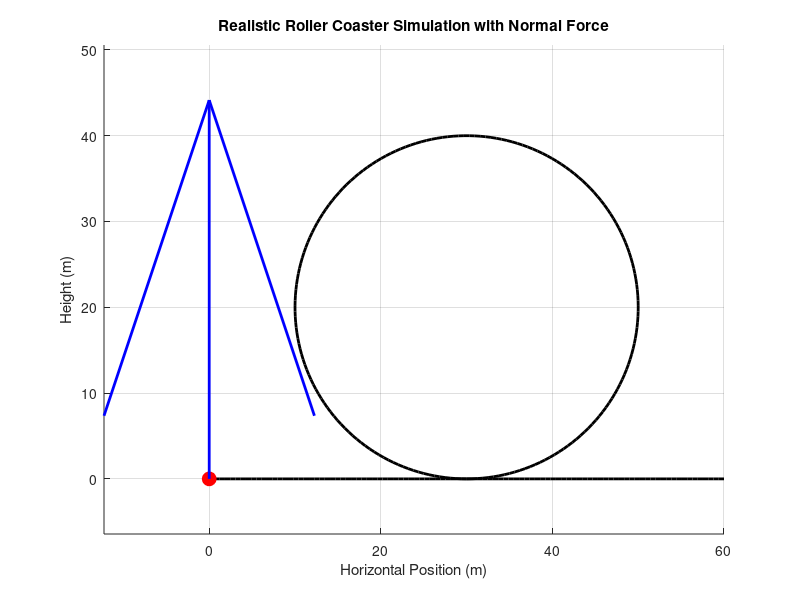

MATLAB code to generate this figure: (Note: this script raises an error after producing the figure.)
clc;
clear;
close all;

% Parameters
g = 9.81; % Gravitational acceleration (m/s^2)
r = 20; % Radius of the loop (m)
ho = 50; % Initial height of the drop (m)
vo = sqrt(2 * g * ho); % Initial velocity at the bottom (m/s)
m = 100; % Mass of the moving body (kg)

flat_length = 30; % Length of flat track before and after the loop
theta_loop = linspace(0, 2*pi, 200); % Loop angles in radians
theta_flat_before = linspace(-pi/2, 0, 50); % Flat track before loop mapped to angles
theta_flat_after = linspace(2*pi, 2.5*pi, 50); % Flat track after loop mapped to angles

% Geometry of the flat track, loop, and exit
x_flat_before = linspace(0, flat_length, 50); % Flat track x-coordinates
h_flat_before = zeros(size(x_flat_before)); % Flat track height (y = 0)

x_loop = flat_length + r * sin(theta_loop); % Loop x-coordinates
h_loop = r * (1 - cos(theta_loop)); % Heights of the loop

x_flat_after = linspace(x_loop(end), x_loop(end) + flat_length, 50); % Exit flat track x-coordinates
h_flat_after = zeros(size(x_flat_after)); % Flat track height (y = 0)

% Combine all segments
x_track = [x_flat_before, x_loop, x_flat_after];
h_track = [h_flat_before, h_loop, h_flat_after];
theta = [theta_flat_before, theta_loop, theta_flat_after]; % Full angular range

% Velocity calculation
h = [h_flat_before, h_loop, h_flat_after]; % Combined height profile
v = sqrt(2 * g * (ho - h)); % Velocity as a function of height
v_change = diff(v); % Change in velocity at each step

% G-force calculation
G_flat = ones(size(h_flat_before)); % G-force on flat track (1g)
G_loop = (v(length(h_flat_before)+1:length(h_flat_before)+length(h_loop)).^2) / (r * g) + cos(theta_loop); % G-force in loop
G_after = ones(size(h_flat_after)); % G-force on exit flat track (1g)
G = [G_flat, G_loop, G_after]; % Combine G-forces

% Normal Force Calculation
Fn = m * (v.^2 / r + g * cos(theta));

% Time calculation
dt = 0.05; % Time step for simulation (s)
time = [0 cumsum(sqrt(diff(x_track).^2 + diff(h_track).^2) ./ v(1:end-1))]; % Total time at each point

% Animation setup
figure;
hold on;
plot(x_track, h_track, 'k', 'LineWidth', 2); % Draw track
roller_coaster = plot(x_track(1), h_track(1), 'ro', 'MarkerSize', 10, 'MarkerFaceColor', 'r'); % Roller coaster point
quiver_arrow = quiver(x_track(1), h_track(1), 0, Fn(1)/100, 'b', 'LineWidth', 2, 'MaxHeadSize', 0.5); % Normal force vector
title('Realistic Roller Coaster Simulation with Normal Force');
xlabel('Horizontal Position (m)');
ylabel('Height (m)');
axis equal;
grid on;

% Video setup
videoFile = 'roller_coaster_animation.mp4';
videoWriter = VideoWriter(videoFile, 'MPEG-4');
videoWriter.FrameRate = 20; % Set frame rate
open(videoWriter);

% Animation loop
for i = 1:length(x_track)
    % Update roller coaster position
    set(roller_coaster, 'XData', x_track(i), 'YData', h_track(i));
    
    % Determine normal force direction
    if i <= length(x_flat_before) || i > length(x_flat_before) + length(x_loop)
        % Flat sections: Normal force points straight up
        UData = 0;
        VData = Fn(i)/100;
    else
        % Loop section: Normal force is perpendicular to the track
        UData = -sin(theta(i)) * Fn(i)/100;
        VData = cos(theta(i)) * Fn(i)/100;
    end
    
    % Update quiver arrow
    set(quiver_arrow, 'XData', x_track(i), 'YData', h_track(i), 'UData', UData/5, 'VData', VData/5);
    
    % Display velocity, g-force, normal force, and velocity change
    if i > 1
        fprintf('Position: %.2f m | Height: %.2f m | Velocity: %.2f m/s | G-Force: %.2f | Normal Force: %.2f N | ΔVelocity: %.2f m/s\n', ...
            x_track(i), h_track(i), v(i), G(i), Fn(i), v_change(i-1));
    else
        fprintf('Position: %.2f m | Height: %.2f m | Velocity: %.2f m/s | G-Force: %.2f | Normal Force: %.2f N\n', ...
            x_track(i), h_track(i), v(i), G(i), Fn(i));
    end
    % Update title with normal force value
    title(sprintf('Normal Force: %.2f N', Fn(i)));
    
    % Capture frame for video
    frame = getframe(gcf);
    writeVideo(videoWriter, frame);
    
    % Pause for animation effect
    pause(0.02);
end

% Close video writer
close(videoWriter);

% Display the animation video
fprintf('Animation saved as %s\n', videoFile);

% Plot Normal Force vs Loop Angle
figure;
plot(theta, Fn, 'r', 'LineWidth', 1.5);
title('Normal Force vs Loop Angle');
xlabel('Angle (radians)');
ylabel('Normal Force (N)');
grid on;

% Plot G-force vs loop angle (including flat sections)
figure;
plot(theta, G, 'b', 'LineWidth', 1.5);
title('G-Force vs Loop Angle (Including Flat Sections)');
xlabel('Angle (radians)');
ylabel('G-Force (G)');
grid on;

% Plot duration of each G-force level
G_bins = linspace(min(G), max(G), 20); % Define G-force bins
G_durations = histcounts(G, G_bins) * dt; % Calculate duration for each bin
bin_centers = (G_bins(1:end-1) + G_bins(2:end)) / 2;

figure;
bar(bin_centers, G_durations, 'b');
title('Duration of Each G-Force Level');
xlabel('G-Force (G)');
ylabel('Duration (s)');
grid on;